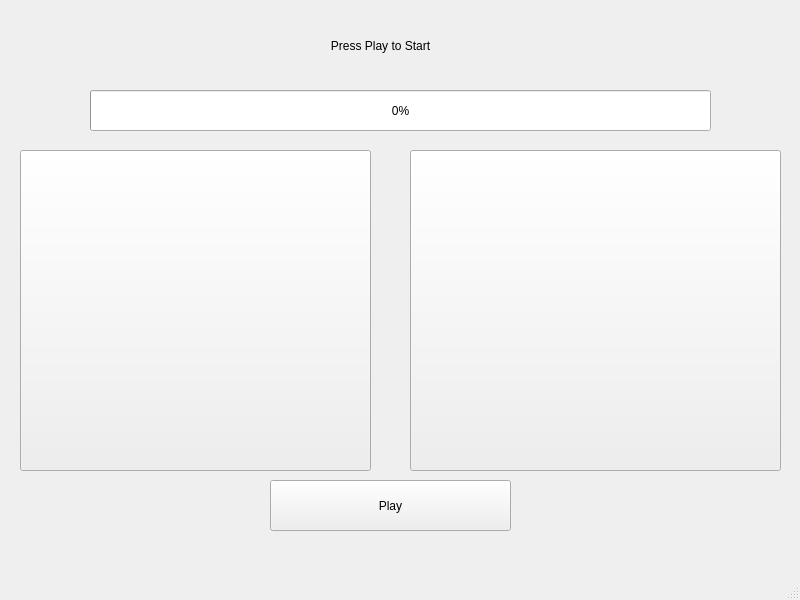
<?xml version="1.0" encoding="UTF-8"?>
<ui version="4.0">
 <class>MainWindow</class>
 <widget class="QMainWindow" name="MainWindow">
  <property name="geometry">
   <rect>
    <x>0</x>
    <y>0</y>
    <width>800</width>
    <height>600</height>
   </rect>
  </property>
  <property name="windowTitle">
   <string>MainWindow</string>
  </property>
  <widget class="QWidget" name="centralwidget">
   <widget class="QPushButton" name="redButton">
    <property name="geometry">
     <rect>
      <x>20</x>
      <y>150</y>
      <width>351</width>
      <height>321</height>
     </rect>
    </property>
    <property name="text">
     <string/>
    </property>
   </widget>
   <widget class="QPushButton" name="blueButton">
    <property name="geometry">
     <rect>
      <x>410</x>
      <y>150</y>
      <width>371</width>
      <height>321</height>
     </rect>
    </property>
    <property name="text">
     <string/>
    </property>
   </widget>
   <widget class="QPushButton" name="startButton">
    <property name="geometry">
     <rect>
      <x>270</x>
      <y>480</y>
      <width>241</width>
      <height>51</height>
     </rect>
    </property>
    <property name="text">
     <string>Play</string>
    </property>
   </widget>
   <widget class="QProgressBar" name="playerProgress">
    <property name="geometry">
     <rect>
      <x>90</x>
      <y>90</y>
      <width>621</width>
      <height>41</height>
     </rect>
    </property>
    <property name="value">
     <number>0</number>
    </property>
   </widget>
   <widget class="QLabel" name="gameMessage">
    <property name="geometry">
     <rect>
      <x>90</x>
      <y>20</y>
      <width>581</width>
      <height>51</height>
     </rect>
    </property>
    <property name="text">
     <string>Press Play to Start</string>
    </property>
    <property name="textFormat">
     <enum>Qt::AutoText</enum>
    </property>
    <property name="alignment">
     <set>Qt::AlignCenter</set>
    </property>
   </widget>
  </widget>
  <widget class="QMenuBar" name="menubar">
   <property name="geometry">
    <rect>
     <x>0</x>
     <y>0</y>
     <width>800</width>
     <height>26</height>
    </rect>
   </property>
  </widget>
  <widget class="QStatusBar" name="statusbar"/>
 </widget>
 <resources/>
 <connections/>
</ui>
